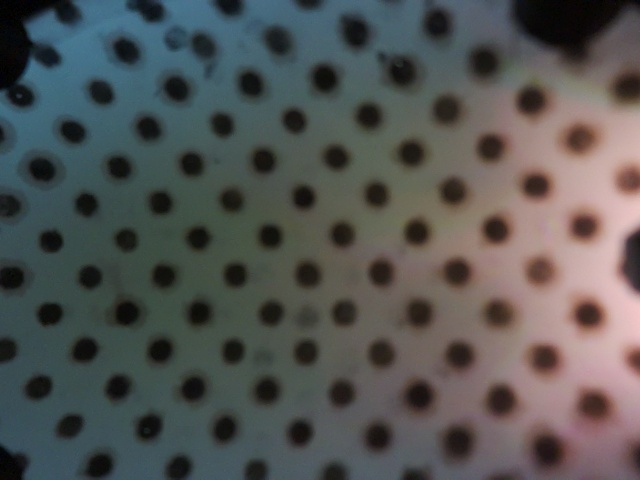
#> input picture bubble_engine/unblocked_baseline.jpg, 640 x 480 px; its folder holds only this picture in this run
$ python -i tracker.py   (imports and definitions only)
#> lines starting #> are read from the running program, lines starting #| are printed output that depends on the picture; after the words box and inside, x2 and y2 are one past the last pixel; in counts of white or black regions, pixels touching at a corner belong together
#> further down, picture is the input picture: shape (480, 640, 3); mean B, G, R 83.2, 84.7, 83.2
"""
High-Speed Marker Dot Tracker with Subpixel Centroiding and Baseline Drift Compensation.
"""

from typing import List, Tuple, Optional
import numpy as np
import cv2


class DotTracker:
    def __init__(
        self,
        img_width: int = 640,
        img_height: int = 480,
        roi_center: Tuple[int, int] = (320, 240),
        roi_radius: int = 218,
        min_dot_area: float = 20.0,
        max_dot_area: float = 3000.0,
        min_circularity: float = 0.35,
        max_match_dist_px: float = 25.0,
        contact_threshold_px: float = 0.85,
    ):
        self.W = img_width
        self.H = img_height
        self.roi_center = roi_center
        self.roi_radius = roi_radius
        self.min_dot_area = min_dot_area
        self.max_dot_area = max_dot_area
        self.min_circularity = min_circularity
        self.max_match_dist_px = max_match_dist_px
        self.contact_threshold_px = contact_threshold_px

        # Precompute ROI mask
        yy, xx = np.ogrid[: self.H, : self.W]
        dist2 = (xx - roi_center[0]) ** 2 + (yy - roi_center[1]) ** 2
        self.roi_mask = dist2 <= (roi_radius**2)

        self.morph_kernel = cv2.getStructuringElement(cv2.MORPH_ELLIPSE, (3, 3))

        # Baseline reference dots: (N, 2)
        self.reference_dots: Optional[np.ndarray] = None
        self.is_calibrated = False

    def detect_dots(self, bgr_image: np.ndarray) -> np.ndarray:
        """
        Detects dot centroids with subpixel moments.
        Returns array of shape (N, 2) with (x, y) float coordinates.
        """
        gray = cv2.cvtColor(bgr_image, cv2.COLOR_BGR2GRAY)
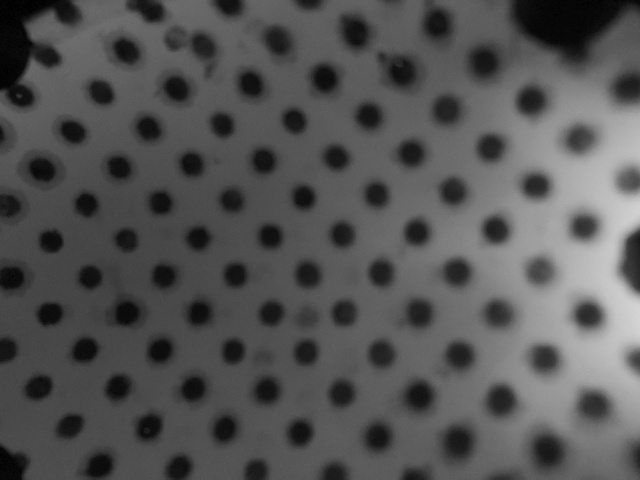
#> gray: shape (480, 640); min 0, max 214, mean 84.1
        blur = cv2.medianBlur(gray, 5)

        # Adaptive thresholding for dark dots on bright illuminated background
        thresh = cv2.adaptiveThreshold(
            blur,
            255,
            cv2.ADAPTIVE_THRESH_GAUSSIAN_C,
            cv2.THRESH_BINARY_INV,
            25,
            5,
        )
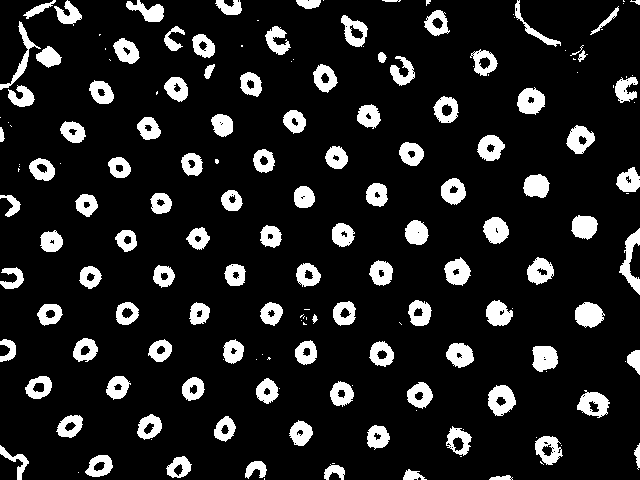
#> thresh: shape (480, 640); 12.9% white; 172 white regions (60 under 20 px), largest, box (x1, y1, x2, y2) and area: (488, 385, 516, 416) 584, (575, 302, 605, 328) 566, (619, 228, 640, 295) 561
        thresh[~self.roi_mask] = 0
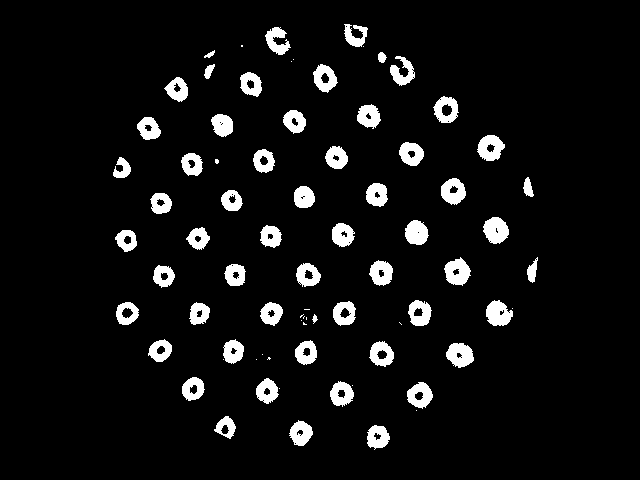
#> thresh: shape (480, 640); 6.6% white; 77 white regions (20 under 20 px), largest, box (x1, y1, x2, y2) and area: (483, 217, 509, 244) 514, (444, 257, 471, 286) 509, (446, 343, 474, 368) 496

        cleaned = cv2.morphologyEx(thresh, cv2.MORPH_OPEN, self.morph_kernel)
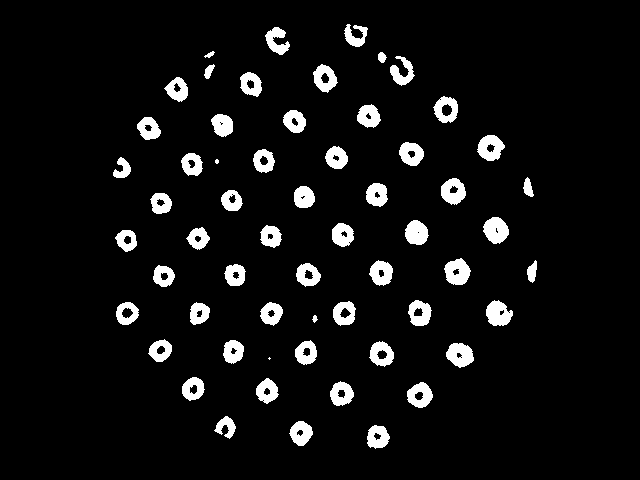
#> cleaned: shape (480, 640); 6.5% white; 59 white regions (2 under 20 px)

        contours, _ = cv2.findContours(
            cleaned, cv2.RETR_EXTERNAL, cv2.CHAIN_APPROX_SIMPLE
        )
#> contours = 59 contours, 3 with area under 20; largest, box (x1, y1, x2, y2) and area: (444, 258, 471, 285) 494, (477, 135, 505, 161) 486, (483, 217, 509, 244) 478, (446, 343, 474, 368) 472, (433, 96, 458, 123) 468
        centroids = []

        for cnt in contours:
            area = cv2.contourArea(cnt)
            if 65.0 <= area <= self.max_dot_area:
                peri = cv2.arcLength(cnt, True)
                if peri > 0:
                    circ = 4.0 * np.pi * (area / (peri * peri))
                    M = cv2.moments(cnt)
                    if M["m00"] > 0:
                        cx = float(M["m10"] / M["m00"])
                        cy = float(M["m01"] / M["m00"])
                        r_center = np.hypot(cx - self.roi_center[0], cy - self.roi_center[1])
                        is_edge = (r_center >= 170.0)
                        min_c = 0.20 if is_edge else self.min_circularity
                        if circ < min_c:
                            continue

                        ix, iy = int(round(cx)), int(round(cy))

                        core = gray[max(0, iy - 2) : min(self.H, iy + 3), max(0, ix - 2) : min(self.W, ix + 3)]
                        core_mean = float(np.mean(core)) if core.size > 0 else 255.0

                        y_min, y_max = max(0, iy - 18), min(self.H, iy + 19)
                        x_min, x_max = max(0, ix - 18), min(self.W, ix + 19)
                        sub_y, sub_x = np.ogrid[y_min:y_max, x_min:x_max]
                        d2 = (sub_x - cx) ** 2 + (sub_y - cy) ** 2
                        ring_mask = (d2 >= 12**2) & (d2 <= 18**2)
                        ring_pixels = gray[y_min:y_max, x_min:x_max][ring_mask]
                        bg_mean = float(np.mean(ring_pixels)) if len(ring_pixels) > 0 else core_mean
                        contrast = bg_mean - core_mean

                        is_valid_dot = (contrast >= 25.0 and core_mean <= 68.0) or (is_edge and contrast >= 38.0)
                        if is_valid_dot:
                            centroids.append((cx, cy, area))
#> this loop made 59 passes
#> (area, peri, circ, cx, cy, r_center, is_edge, min_c) on passes 1, 2, 3, 4, 5, 6, 7, 9, 10, 11, 12, 13: (384, 79.25, 0.768, 377.4, 436.6, 204.8, True, 0.2), (389, 75.25, 0.863, 300.6, 432.7, 193.7, True, 0.2), (220, 94.23, 0.311, 225.8, 426.2, 208.6, True, 0.2), (454, 82.08, 0.847, 419.5, 394.9, 184.1, True, 0.2), (408.5, 80.67, 0.789, 341.2, 393.4, 154.9, False, 0.35), (374.5, 76.33, 0.808, 266.7, 390.7, 159.8, False, 0.35), (377, 73.6, 0.875, 192.7, 388.4, 195.5, True, 0.2), (472.5, 86.33, 0.797, 459.6, 354.4, 180.5, True, 0.2), (433.5, 83.5, 0.781, 381.2, 353.7, 129.1, False, 0.35), (381.5, 75.84, 0.833, 305.8, 352.4, 113.3, False, 0.35), (352.5, 74.18, 0.805, 232.9, 351.2, 141.2, False, 0.35), (359.5, 71.84, 0.875, 160, 350.2, 194.2, True, 0.2)
#> (area, peri, circ, cx, cy, r_center, is_edge, min_c) on pass 42: (365.5, 76.18, 0.791, 263.3, 160.6, 97.58, False, 0.35)
#> pass 1, in detect_dots, `d2 = (sub_x - cx) ** 2 + (sub_y - cy) ** 2`:
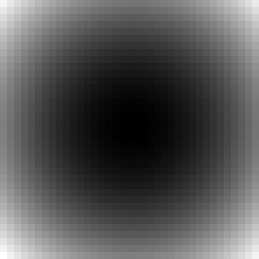
#> d2: shape (37, 37) float64 (shown 7 times larger); min 0.329, max 677.5, mean 228.3; drawn with min black and max white
#> pass 1, in detect_dots, `ring_mask = (d2 >= 12**2) & (d2 <= 18**2)`:
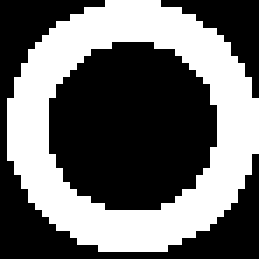
#> ring_mask: shape (37, 37) bool (shown 7 times larger); 41.3% white; 1 white region, box (x1, y1, x2, y2) and area: (1, 0, 37, 36) 566
#> pass 2, in detect_dots, `ring_mask = (d2 >= 12**2) & (d2 <= 18**2)`:
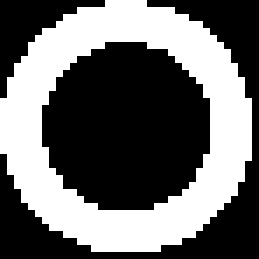
#> ring_mask: shape (37, 37) bool (shown 7 times larger); 41.6% white; 1 white region, box (x1, y1, x2, y2) and area: (0, 0, 36, 36) 569

        if not centroids:
            return np.empty((0, 2), dtype=np.float32)

        # NMS suppression to reject artifacts closer than 38px
        clean_pts = []
        for x, y, a in sorted(centroids, key=lambda d: d[2], reverse=True):
            if not any(np.hypot(x - cx, y - cy) < 38.0 for cx, cy in clean_pts):
                clean_pts.append((x, y))
#> this loop made 53 passes
#> (x, y, a) on passes 1 to 12: (457, 271.6, 493.5), (490.1, 147.3, 486), (495.6, 229.8, 477.5), (459.6, 354.4, 472.5), (445.8, 109.1, 468), (452.8, 191, 467), (498, 313.4, 465.5), (419.5, 394.9, 454), (324.5, 77.89, 444.5), (419.3, 312.8, 437.5), (381.2, 353.7, 433.5), (416.1, 232.5, 420)

        return np.array(clean_pts, dtype=np.float32)

    # [102 lines left out: functions calibrate_baseline, track, not called in this run]

>>> import cv2
>>> picture = cv2.imread('unblocked_baseline.jpg')
>>> result = DotTracker().detect_dots(picture)
